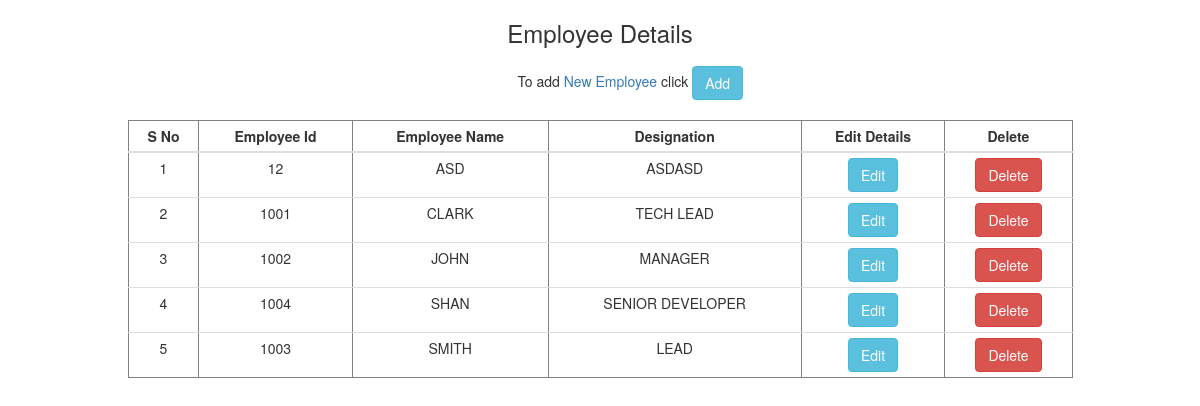
The page / on the database its author committed.
### emp/models.py (models this page shows)
class Employee(models.Model):
	emp_id = models.IntegerField()
	emp_name=models.CharField(max_length=50)
	designation=models.CharField(max_length=50)

### emp/views.py (the view)
# urls.py: 2. Add a URL to urlpatterns:  url(r'^$', views.home, name='home')
def home(request):
	print "home"
	empobj = Employee.objects.all().order_by('emp_name')
	return render(request,'home.html',{'empobj':empobj})

### templates/home.html (shortened to what this page needs)
<!DOCTYPE html>
<html>
<head>
	<link rel="stylesheet" href="https://maxcdn.bootstrapcdn.com/bootstrap/3.3.7/css/bootstrap.min.css">
</head>
<body>
<div class="col-md-12">
      <h3>Employee Details</h3>
</div>
<div class="col-md-12">
  <div class="col-md-5"></div>
  <div class="col-md-3">
    <h5>To add <span class="text-primary">New Employee</span> click
    <a href="/add"><button class="btn btn-info">  Add  </button></a></h5>
  </div>
</div>
<div class="col-md-12">
<div class="col-md-1"></div>
<div class=" col-md-10">
{% if empobj %}
<table border="1" class="table table-condensed empTable">
  <thead>
    <tr>
      <th>S No</th>
      <th>Employee Id</th>
      <th>Employee Name</th>
      <th>Designation</th>
      <th>Edit Details</th>
      <th>Delete </th>
    </tr>
  </thead>
  <tbody>
{% for row in empobj %}
<tr>
  <td>{{forloop.counter}}</td>
  <td>{{row.emp_id}}</td>
  <td>{{row.emp_name|upper}}</td>
  <td>{{row.designation|upper}}</td>
  <td><a href="/edit/{{row.emp_id}}"><button class="btn btn-info">Edit</button></a></td>
  <td><a href="/delete/{{row.emp_id}}"><button class="btn btn-danger">Delete</button></a>
  </td>
</tr>
{% endfor %}
  </tbody>
</table>
{% else %}
<div class="col-md-1"></div>
</div>
</div>
<div class="col-md-12" style="text-align: center;">
<h4 class="text-danger">No records found</h4>
{% endif %}
</div>
</body>
</html>

### templates/home.html (style rules this page uses)
.empTable { margin-top: 10px; }
.empTable th, .empTable, h3, h4 { text-align: center; }

### rows shown on the page
Employee: emp_id "12", emp_name "ASD", designation "ASDASD"
Employee: emp_id "1001", emp_name "CLARK", designation "TECH LEAD"
Employee: emp_id "1002", emp_name "JOHN", designation "MANAGER"
Employee: emp_id "1004", emp_name "SHAN", designation "SENIOR DEVELOPER"
Employee: emp_id "1003", emp_name "SMITH", designation "LEAD"
